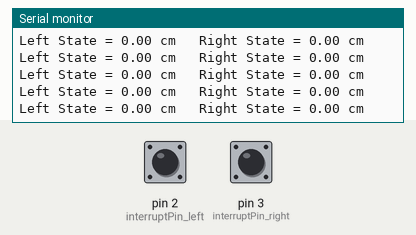
Simulated run of this sketch. Board: Arduino Uno, built with avr-gcc and run on an emulated ATmega328P. Parts: the last lines printed to the serial monitor. The inputs (shaded band) are chosen by the test bench; at power-on: pin 2 (interruptPin_left) HIGH, pin 3 (interruptPin_right) HIGH.

Above: at 1.2 s.
1.3 s: pin 2 (interruptPin_left) pulled LOW for 0.15 s
At 1.32 s:
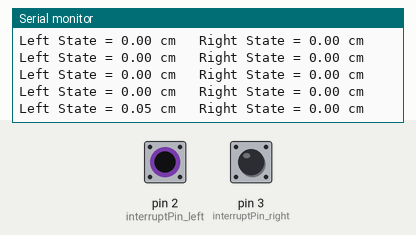
4.4 s: pin 3 (interruptPin_right) pulled LOW for 0.15 s
At 4.45 s:
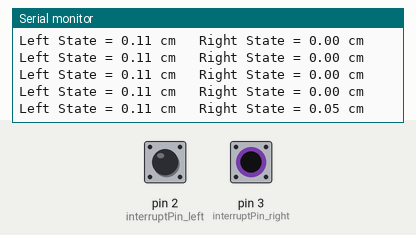
6.0 s: pin 2 (interruptPin_left) pulled LOW for 1 s
At 6.07 s:
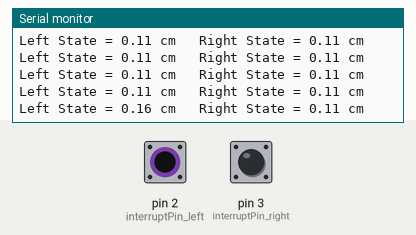
8.5 s: pin 3 (interruptPin_right) pulled LOW for 1 s
At 8.6 s:
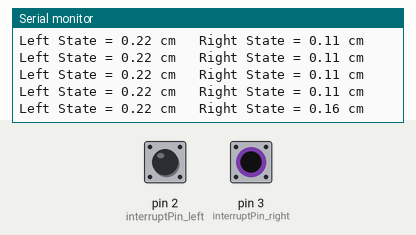
Timing chart, 0 to 11.5 s (numbered marks = the images above; inputs shaded):
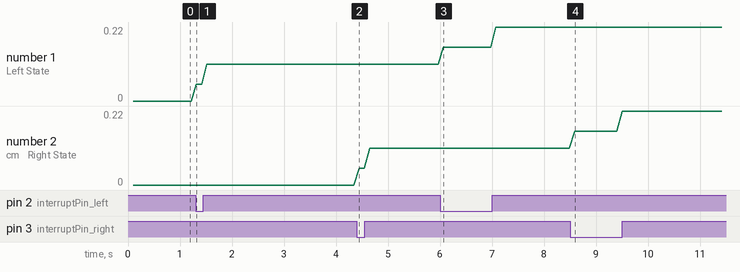

Measured:
- after the input at 1.3 s, the serial monitor: prints a new line at once (image 1)
- after the input at 4.4 s, the serial monitor: prints a new line after 0.05 s (image 2)
- after the input at 6.0 s, the serial monitor: prints a new line after 0.06 s (image 3)
- after the input at 8.5 s, the serial monitor: prints a new line after 0.09 s (image 4)
- plotted number 1: 0 → 0.11 after the input at 1.3 s, 0.11 → 0.22 after the input at 6.0 s

The sketch:

How_Far.ino
```cpp
// (licence header left out)
const byte interruptPin_left = 2;
const byte interruptPin_right = 3;
volatile int state_left = 0;
volatile int state_right = 0;

void setup() {
  pinMode(interruptPin_left, INPUT_PULLUP);
  pinMode(interruptPin_right, INPUT_PULLUP);
  attachInterrupt(digitalPinToInterrupt(interruptPin_left), change_left, CHANGE);
  attachInterrupt(digitalPinToInterrupt(interruptPin_right), change_right, CHANGE);

  Serial.begin(9600);
}

void loop() {
  delay(100);
  Serial.print("Left State = ");
  Serial.print((state_left/384.0)*20.7);
  Serial.print(" cm   Right State = ");
  Serial.print((state_right/384.0)*20.7);
  Serial.println(" cm");
}

void change_left() {
  state_left++;
}

void change_right() {
  state_right++;
}
```
